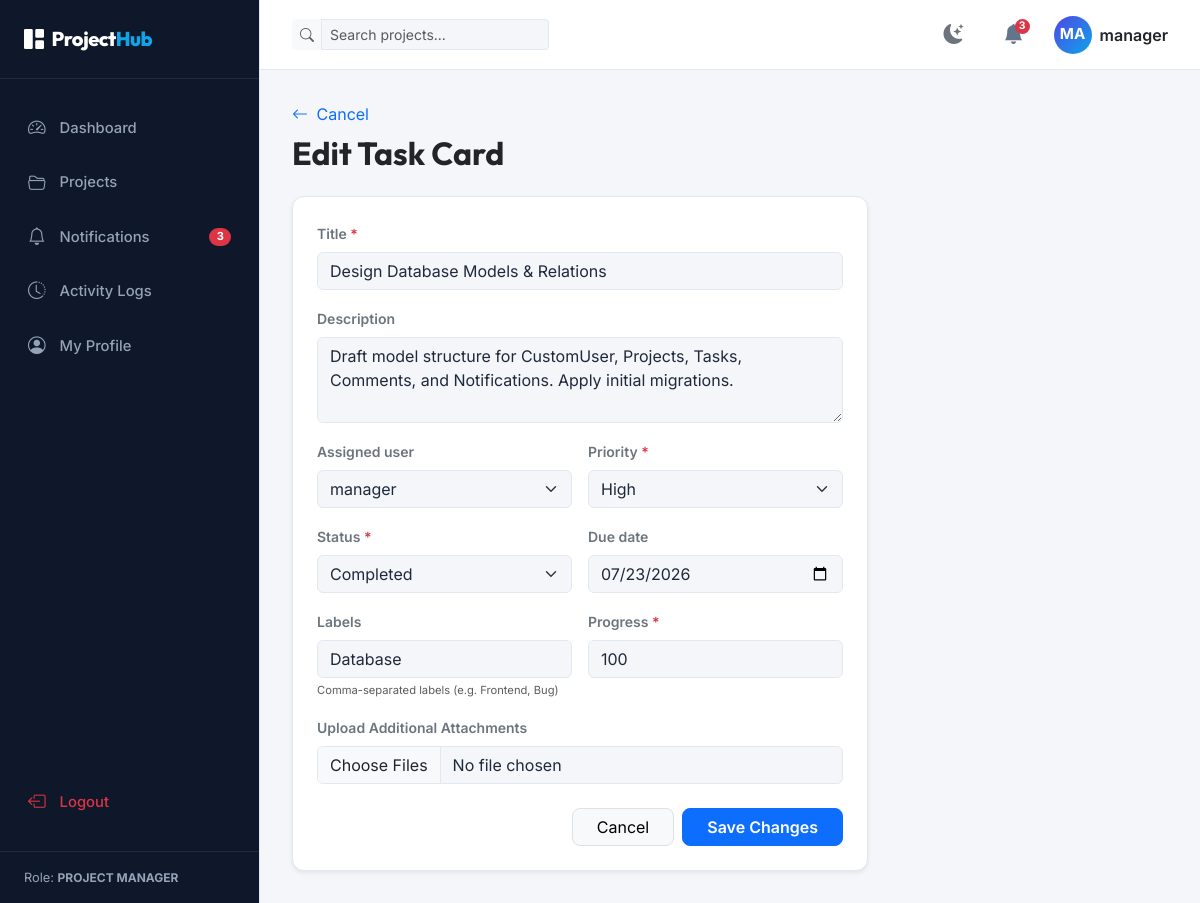
Page /tasks/2/edit/ (signed in) on the committed database.
### management_app/models.py (models this page shows, shortened)
class CustomUser(AbstractUser):
    ROLE_CHOICES = (
        ('ADMIN', 'Admin'),
        ('PROJECT_MANAGER', 'Project Manager'),
        ('TEAM_MEMBER', 'Team Member'),
    )
    role = models.CharField(max_length=20, choices=ROLE_CHOICES, default='TEAM_MEMBER')
    full_name = models.CharField(max_length=255, blank=True)
    profile_picture = models.ImageField(upload_to='profile_pics/', blank=True, null=True)
    def __str__(self):
        return self.username

class Task(models.Model):
    PRIORITY_CHOICES = (
        ('LOW', 'Low'),
        ('MEDIUM', 'Medium'),
        ('HIGH', 'High'),
    )
    STATUS_CHOICES = (
        ('TODO', 'To Do'),
        ('IN_PROGRESS', 'In Progress'),
        ('REVIEW', 'Review'),
        ('COMPLETED', 'Completed'),
    )
    title = models.CharField(max_length=255)
    description = models.TextField(blank=True)
    project = models.ForeignKey(Project, on_delete=models.CASCADE, related_name='tasks')
    assigned_user = models.ForeignKey(CustomUser, on_delete=models.SET_NULL, null=True, blank=True, related_name='assigned_tasks')
    priority = models.CharField(max_length=20, choices=PRIORITY_CHOICES, default='MEDIUM')
    status = models.CharField(max_length=20, choices=STATUS_CHOICES, default='TODO')
    due_date = models.DateField(null=True, blank=True)
    labels = models.CharField(max_length=255, blank=True, help_text="Comma-separated labels (e.g. Frontend, Bug)")
    progress = models.IntegerField(default=0)  # progress percentage 0 to 100
    created_date = models.DateTimeField(auto_now_add=True)

### management_app/views.py (the view)
# urls.py: path('tasks/<int:task_id>/edit/', views.edit_task_view, name='edit_task'),
@login_required
def edit_task_view(request, task_id):
    task = get_object_or_404(Task, id=task_id, project__members=request.user)
    project = task.project
    if request.method == 'POST':
        form = TaskForm(project, request.POST, instance=task)
        if form.is_valid():
            task = form.save()
            files = request.FILES.getlist('attachments')
            for f in files:
                TaskAttachment.objects.create(task=task, file=f)
            log_activity(request.user, f"Edited task '{task.title}'")
            if task.assigned_user and task.assigned_user != request.user:
                notify_user(task.assigned_user, f"Task '{task.title}' has been modified by {request.user.username}")
            send_ws_update(f"project_board_{project.id}", {
                "type": "task_updated",
                "task_id": task.id
            })
            messages.success(request, "Task updated successfully.")
            return redirect('task_detail', task_id=task.id)
    else:
        form = TaskForm(project, instance=task)
    return render(request, 'edit_task.html', {'form': form, 'task': task})

### management_app/forms.py
class TaskForm(forms.ModelForm):
    class Meta:
        model = Task
        fields = ('title', 'description', 'assigned_user', 'priority', 'status', 'due_date', 'labels', 'progress')
        widgets = {
            'description': forms.Textarea(attrs={'rows': 3}),
            'due_date': forms.DateInput(attrs={'type': 'date'}),
            'progress': forms.NumberInput(attrs={'min': 0, 'max': 100}),
        }
    def __init__(self, project=None, *args, **kwargs):
        super().__init__(*args, **kwargs)
        if project:
            self.fields['assigned_user'].queryset = project.members.all()
        for field_name, field in self.fields.items():
            if field_name in ['assigned_user', 'priority', 'status']:
                field.widget.attrs['class'] = 'form-select'
            else:
                field.widget.attrs['class'] = 'form-control'

### templates/edit_task.html (shortened to what this page needs)
{% extends 'base.html' %}
{% block content %}
<div class="container-fluid px-0">
    <div class="mb-4">
        <a href="{% url 'task_detail' task.id %}" class="text-decoration-none">
            <i class="bi bi-arrow-left me-1"></i> Cancel
        </a>
        <h2 class="fw-bold text-dark mt-2">Edit Task Card</h2>
    </div>
    <div class="row">
        <div class="col-lg-8">
            <div class="card shadow-sm border-0" style="border-radius: 12px;">
                <div class="card-body p-4">
                    <form method="POST" enctype="multipart/form-data" action="{% url 'edit_task' task.id %}" novalidate>
                        <div class="row g-3">
                            {% for field in form %}
                            <div class="col-md-{% if field.name == 'title' or field.name == 'description' %}12{% else %}6{% endif %}">
                                <label for="{{ field.id_for_label }}" class="form-label small fw-semibold text-secondary">
                                    {{ field.label }}
                                    {% if field.field.required %}<span class="text-danger">*</span>{% endif %}
                                </label>
                                {{ field }}
                                {% if field.help_text %}
                                <div class="form-text" style="font-size: 0.7rem;">{{ field.help_text }}</div>
                                {% endif %}
                            </div>
                            {% endfor %}
                            <div class="col-12 mt-3">
                                <label for="attachments" class="form-label small fw-semibold text-secondary">Upload Additional Attachments</label>
                                <input type="file" name="attachments" id="attachments" class="form-control" multiple>
                            </div>
                        </div>
                        <div class="d-flex gap-2 justify-content-end mt-4">
                            <a href="{% url 'task_detail' task.id %}" class="btn btn-light border px-4" style="border-radius: 8px;">Cancel</a>
                            <button type="submit" class="btn btn-primary px-4" style="border-radius: 8px; font-weight: 600;">Save Changes</button>
                        </div>
                    </form>
                </div>
            </div>
        </div>
    </div>
</div>
{% endblock %}

### templates/base.html (shortened to what this page needs)
{% load static %}
<!DOCTYPE html>
<html lang="en">
<head>
    <link href="https://cdn.jsdelivr.net/npm/bootstrap@5.3.0/dist/css/bootstrap.min.css" rel="stylesheet">
    <link rel="stylesheet" href="https://cdn.jsdelivr.net/npm/bootstrap-icons@1.10.5/font/bootstrap-icons.css">
    <link rel="stylesheet" href="{% static 'css/style.css' %}">
</head>
<body>
    <div class="app-wrapper">
        {% if user.is_authenticated %}
        <aside class="app-sidebar">
            <div class="sidebar-header">
                <div class="sidebar-logo">
                    <i class="bi bi-grid-1x2-fill me-2"></i>Project<span>Hub</span>
                </div>
            </div>
            <ul class="sidebar-menu">
                <li>
                    <a href="{% url 'dashboard' %}"
                        class="menu-item-link {% if request.resolver_match.url_name == 'dashboard' or request.resolver_match.url_name == 'dashboard_alias' %}active{% endif %}">
                        <i class="bi bi-speedometer2"></i>
                        <span>Dashboard</span>
                    </a>
                </li>
                <li>
                    <a href="{% url 'projects' %}"
                        class="menu-item-link {% if request.resolver_match.url_name == 'projects' or 'project' in request.resolver_match.url_name %}active{% endif %}">
                        <i class="bi bi-folder2-open"></i>
                        <span>Projects</span>
                    </a>
                </li>
                <li>
                    <a href="{% url 'notifications' %}"
                        class="menu-item-link {% if request.resolver_match.url_name == 'notifications' %}active{% endif %}">
                        <i class="bi bi-bell"></i>
                        <span>Notifications</span>
                        <span class="badge bg-danger rounded-pill ms-auto notification-badge"
                            style="display:none;"></span>
                    </a>
                </li>
                <li>
                    <a href="{% url 'activity_logs' %}"
                        class="menu-item-link {% if request.resolver_match.url_name == 'activity_logs' %}active{% endif %}">
                        <i class="bi bi-clock-history"></i>
                        <span>Activity Logs</span>
                    </a>
                </li>
                <li>
                    <a href="{% url 'profile' %}"
                        class="menu-item-link {% if request.resolver_match.url_name == 'profile' %}active{% endif %}">
                        <i class="bi bi-person-circle"></i>
                        <span>My Profile</span>
                    </a>
                </li>
                <li class="mt-auto">
                    <a href="{% url 'logout' %}" class="menu-item-link text-danger">
                        <i class="bi bi-box-arrow-left"></i>
                        <span>Logout</span>
                    </a>
                </li>
            </ul>
            <div class="sidebar-footer">
                <span>Role: <strong class="text-uppercase" style="font-size: 0.75rem;">{{ user.get_role_display }}</strong></span>
            </div>
        </aside>
        {% endif %}
        <main class="app-content">
            {% if user.is_authenticated %}
            <nav class="app-navbar">
                <div class="d-flex align-items-center gap-3">
                    <form class="navbar-search" method="GET" action="{% url 'projects' %}">
                        <div class="input-group input-group-sm">
                            <span class="input-group-text bg-light border-0"><i
                                    class="bi bi-search text-muted"></i></span>
                            <input type="text" name="search" class="form-control bg-light border-0"
                                placeholder="Search projects..." value="{{ search_query|default:'' }}">
                        </div>
                    </form>
                </div>
                <div class="navbar-actions">
                    <button class="navbar-icon-btn" id="theme-toggle-btn" title="Toggle Theme">
                        <i class="bi bi-moon-stars-fill text-secondary"></i>
                    </button>
                    <div class="dropdown">
                        <button class="navbar-icon-btn" id="notificationsDropdown" data-bs-toggle="dropdown"
                            aria-expanded="false">
                            <i class="bi bi-bell-fill"></i>
                            <span class="badge bg-danger rounded-pill badge-pill notification-badge"
                                style="display:none;"></span>
                        </button>
                    </div>
                    <div class="dropdown">
                        <button class="btn btn-link p-0 border-0 d-flex align-items-center gap-2 text-decoration-none"
                            id="userProfileDropdown" data-bs-toggle="dropdown" aria-expanded="false">
                            {% if user.profile_picture %}
                            <img src="{{ user.profile_picture.url }}" alt="Profile" class="rounded-circle border"
                                style="width: 38px; height: 38px; object-fit: cover;">
                            {% else %}
                            <div class="user-avatar-initials">
                                {{ user.username|slice:":2"|upper }}
                            </div>
                            {% endif %}
                            <span class="d-none d-md-inline fw-semibold text-dark">{{ user.username }}</span>
                        </button>
                    </div>
                </div>
            </nav>
            {% endif %}
            <div class="page-container">
                {% block content %}{% endblock %}
            </div>
        </main>
    </div>
</body>
</html>

### static/css/style.css (style rules this page uses)
:root { --font-heading: 'Outfit', sans-serif; --font-body: 'Inter', sans-serif; --bg-app: #f4f6f9; --bg-card: #ffffff; --bg-sidebar: #0f172a; --bg-sidebar-hover: #1e293b; --text-main: #1e293b; --text-muted: #64748b; --text-sidebar: #f8fafc; --text-sidebar-muted: #94a3b8; --border-color: #e2e8f0; --primary-color: #4f46e5; --primary-hover: #4338ca; --accent-color: #0ea5e9; --kanban-bg: #e2e8f0; --priority-low: #10b981; --priority-medium: #f59e0b; --priority-high: #ef4444; --transition-speed: 0.3s; --glass-bg: rgba(255, 255, 255, 0.85); --glass-border: rgba(255, 255, 255, 0.3); }
body { font-family: var(--font-body); background-color: var(--bg-app); color: var(--text-main); transition: background-color var(--transition-speed), color var(--transition-speed); overflow-x: hidden; }
h1, h2, h3, h4, h5, h6 { font-family: var(--font-heading); font-weight: 600; }
.app-wrapper { display: flex; min-height: 100vh; width: 100vw; }
.app-sidebar { width: 260px; background-color: var(--bg-sidebar); color: var(--text-sidebar); display: flex; flex-direction: column; transition: width var(--transition-speed); z-index: 1000; flex-shrink: 0; border-right: 1px solid var(--border-color); }
.sidebar-header { padding: 1.5rem; display: flex; align-items: center; gap: 0.75rem; border-bottom: 1px solid rgba(255, 255, 255, 0.08); }
.sidebar-logo { font-family: var(--font-heading); font-size: 1.25rem; font-weight: 800; letter-spacing: -0.025em; color: #fff; text-decoration: none; }
.sidebar-logo span { color: var(--accent-color); }
.sidebar-menu { list-style: none; padding: 1.5rem 0.75rem; margin: 0; display: flex; flex-direction: column; gap: 0.25rem; flex-grow: 1; }
.menu-item-link { display: flex; align-items: center; gap: 0.875rem; padding: 0.75rem 1rem; color: var(--text-sidebar-muted); text-decoration: none; border-radius: 0.5rem; font-size: 0.925rem; font-weight: 500; transition: all 0.2s; }
.menu-item-link i { font-size: 1.1rem; }
.sidebar-footer { padding: 1rem 1.5rem; border-top: 1px solid rgba(255, 255, 255, 0.08); font-size: 0.8rem; color: var(--text-sidebar-muted); display: flex; align-items: center; justify-content: space-between; }
.app-content { flex-grow: 1; display: flex; flex-direction: column; min-width: 0; }
.app-navbar { height: 70px; background-color: var(--bg-card); border-bottom: 1px solid var(--border-color); display: flex; align-items: center; justify-content: space-between; padding: 0 2rem; z-index: 999; }
.navbar-search { max-width: 320px; width: 100%; }
.navbar-actions { display: flex; align-items: center; gap: 1.25rem; }
.navbar-icon-btn { background: none; border: none; color: var(--text-muted); font-size: 1.25rem; cursor: pointer; position: relative; width: 40px; height: 40px; border-radius: 50%; display: flex; align-items: center; justify-content: center; transition: all 0.2s; }
.navbar-icon-btn .badge-pill { position: absolute; top: 4px; right: 4px; padding: 0.25em 0.4em; font-size: 0.65rem; }
.user-avatar-initials { width: 38px; height: 38px; border-radius: 50%; background: linear-gradient(135deg, var(--primary-color), var(--accent-color)); color: white; display: flex; align-items: center; justify-content: center; font-weight: 700; font-size: 0.95rem; }
.page-container { padding: 2rem; flex-grow: 1; overflow-y: auto; }
.card { background-color: var(--bg-card) !important; border: 1px solid var(--border-color) !important; color: var(--text-main) !important; }
.form-control, .form-select { background-color: var(--bg-app) !important; border: 1px solid var(--border-color) !important; color: var(--text-main) !important; }

### rows in the picture
CustomUser: role "PROJECT MANAGER", username "MA", username "manager"
Task: form "Design Database Models & Relations" "Draft model structure for CustomUser, Projects, Tasks, Comments, and Notifications. Apply initial migrations." "manager" "High" "Completed" "07/23/2026" "Database" "100"

### other values in the picture
{{ field.label }} "Title" "Description" "Assigned user" "Priority" "Status" "Due date" "Labels" "Progress"
{{ field.help_text }} "Comma-separated labels (e.g. Frontend, Bug)"
